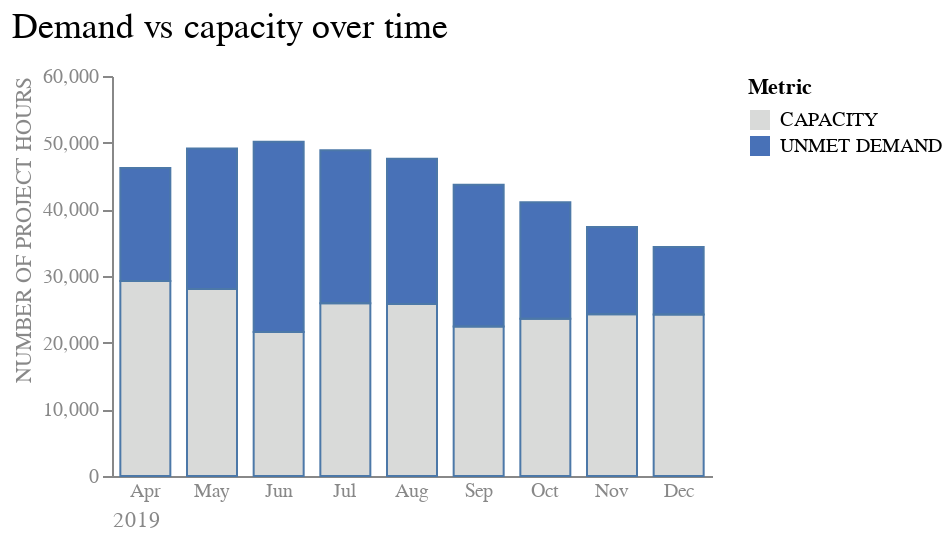

Write notebook code for a chart like this one.
### Markdown cell above
In the stacked bars configuration, the Demand bar chart has been replaced with Unmet Demand (i.e., Demand - Capacity). This modification allows the stacking to represent the cumulative Demand value. Additionally, a color adjustment has been made, with Unmet Demand now rendered in a darker shade to emphasize its significance as a more meaningful metric.

### Code cell
# Table without demand value
stacked_table = table_2019[table_2019['Metric'].isin(['CAPACITY', 'UNMET DEMAND'])]

# Stacked bar
bars = alt.Chart(stacked_table, 
                 title = alt.Title(
                 "Demand vs capacity over time",
                 fontSize = 18,
                 fontWeight = 'normal',
                 anchor = 'start',
                 offset = 10
                 )
                ).mark_bar(size = 25).encode(
    y = alt.Y('Value', 
              axis = alt.Axis(grid = False, titleAnchor = 'end', 
                              labelColor = "#888888", titleColor = '#888888',
                              titleFontWeight = 'normal'), 
              scale = alt.Scale(domain = [0, 60000]), 
              title = "NUMBER OF PROJECT HOURS"),
    x = alt.X('month', 
              sort = None, 
              axis = alt.Axis(labelAngle = 0, titleAnchor = 'start', 
                              labelColor = "#888888", titleColor = '#888888',
                              titleFontWeight = 'normal', ticks = False), 
              title = "2019"),
    color = alt.Color('Metric', scale = alt.Scale(range = ['#d9dad9', '#4871b7'])),
    order=alt.Order(
      'Metric',
      sort='ascending')
    )

# Border detail, makes the graph more visible 
border = alt.Chart(stacked_table).mark_bar(size = 25, filled = False).encode(
    y = alt.Y('Value', 
              axis = alt.Axis(grid = False, titleAnchor = 'start', labelColor = "#888888", titleColor = '#888888'), 
              scale = alt.Scale(domain = [0, 60000]), 
              title = "NUMBER OF PROJECT HOURS"),
    x = alt.X('month', 
              sort = None, 
              axis = alt.Axis(labelAngle = 0, titleAnchor = 'end', labelColor = "#888888", titleColor = '#888888', ticks = False), 
              title = "2019"),
    order=alt.Order(
      'Metric',
      sort='ascending')
    )

stacked = bars + border
stacked.configure_view(stroke = None).properties(
    width = 300,
    height = 200)

### Figure 1 — Vega-Lite specification as saved in the notebook (floating-point values rounded to 4 significant figures)
{"config": {"view": {"continuousWidth": 300, "continuousHeight": 300, "stroke": null}}, "layer": [{"mark": {"type": "bar", "size": 25}, "encoding": {"color": {"field": "Metric", "scale": {"range": ["#d9dad9", "#4871b7"]}, "type": "nominal"}, "order": {"field": "Metric", "sort": "ascending", "type": "nominal"}, "x": {"axis": {"labelAngle": 0, "labelColor": "#888888", "ticks": false, "titleAnchor": "start", "titleColor": "#888888", "titleFontWeight": "normal"}, "field": "month", "sort": null, "title": "2019", "type": "nominal"}, "y": {"axis": {"grid": false, "labelColor": "#888888", "titleAnchor": "end", "titleColor": "#888888", "titleFontWeight": "normal"}, "field": "Value", "scale": {"domain": [0, 60000]}, "title": "NUMBER OF PROJECT HOURS", "type": "quantitative"}}, "title": {"text": "Demand vs capacity over time", "anchor": "start", "fontSize": 18, "fontWeight": "normal", "offset": 10}}, {"mark": {"type": "bar", "filled": false, "size": 25}, "encoding": {"order": {"field": "Metric", "sort": "ascending", "type": "nominal"}, "x": {"axis": {"labelAngle": 0, "labelColor": "#888888", "ticks": false, "titleAnchor": "end", "titleColor": "#888888"}, "field": "month", "sort": null, "title": "2019", "type": "nominal"}, "y": {"axis": {"grid": false, "labelColor": "#888888", "titleAnchor": "start", "titleColor": "#888888"}, "field": "Value", "scale": {"domain": [0, 60000]}, "title": "NUMBER OF PROJECT HOURS", "type": "quantitative"}}}], "data": {"name": "data-59ee266a658aca26e26fe99ca8d64a60"}, "height": 200, "width": 300, "$schema": "https://vega.github.io/schema/vega-lite/v5.15.1.json", "datasets": {"data-59ee266a658aca26e26fe99ca8d64a60": [{"Metric": "CAPACITY", "Value": 29263, "year": 2019, "month": "Apr"}, {"Metric": "CAPACITY", "Value": 28037, "year": 2019, "month": "May"}, {"Metric": "CAPACITY", "Value": 21596, "year": 2019, "month": "Jun"}, {"Metric": "CAPACITY", "Value": 25895, "year": 2019, "month": "Jul"}, {"Metric": "CAPACITY", "Value": 25813, "year": 2019, "month": "Aug"}, {"Metric": "CAPACITY", "Value": 22427, "year": 2019, "month": "Sep"}, {"Metric": "CAPACITY", "Value": 23605, "year": 2019, "month": "Oct"}, {"Metric": "CAPACITY", "Value": 24263, "year": 2019, "month": "Nov"}, {"Metric": "CAPACITY", "Value": 24243, "year": 2019, "month": "Dec"}, {"Metric": "UNMET DEMAND", "Value": 16930, "year": 2019, "month": "Apr"}, {"Metric": "UNMET DEMAND", "Value": 21094, "year": 2019, "month": "May"}, {"Metric": "UNMET DEMAND", "Value": 28528, "year": 2019, "month": "Jun"}, {"Metric": "UNMET DEMAND", "Value": 22955, "year": 2019, "month": "Jul"}, {"Metric": "UNMET DEMAND", "Value": 21789, "year": 2019, "month": "Aug"}, {"Metric": "UNMET DEMAND", "Value": 21270, "year": 2019, "month": "Sep"}, {"Metric": "UNMET DEMAND", "Value": 17453, "year": 2019, "month": "Oct"}, {"Metric": "UNMET DEMAND", "Value": 13101, "year": 2019, "month": "Nov"}, {"Metric": "UNMET DEMAND", "Value": 10121, "year": 2019, "month": "Dec"}]}}
